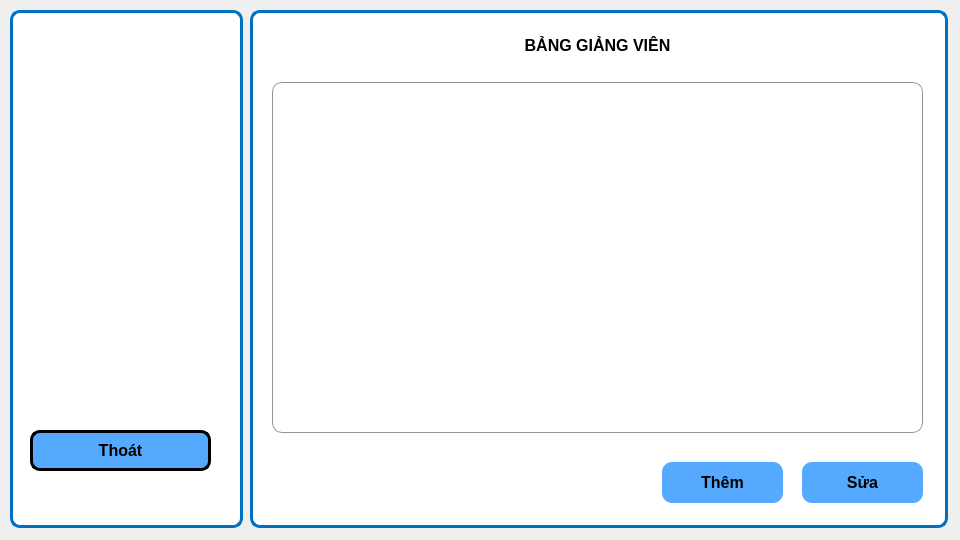
<?xml version="1.0" encoding="UTF-8"?>
<ui version="4.0">
 <class>man_hinh_bang_giang_vien</class>
 <widget class="QWidget" name="man_hinh_bang_giang_vien">
  <property name="geometry">
   <rect>
    <x>0</x>
    <y>0</y>
    <width>960</width>
    <height>540</height>
   </rect>
  </property>
  <property name="windowTitle">
   <string>Form</string>
  </property>
  <widget class="QGroupBox" name="groupBox">
   <property name="geometry">
    <rect>
     <x>10</x>
     <y>10</y>
     <width>233</width>
     <height>518</height>
    </rect>
   </property>
   <property name="styleSheet">
    <string notr="true">border: 3px solid rgb(0, 112, 192);
background-color: rgb(255, 255, 255);
border-radius: 10px</string>
   </property>
   <property name="title">
    <string/>
   </property>
   <widget class="QGroupBox" name="groupBox_4">
    <property name="geometry">
     <rect>
      <x>10</x>
      <y>10</y>
      <width>207</width>
      <height>231</height>
     </rect>
    </property>
    <property name="styleSheet">
     <string notr="true">border: None;
</string>
    </property>
    <property name="title">
     <string/>
    </property>
   </widget>
   <widget class="QGroupBox" name="groupBox_5">
    <property name="geometry">
     <rect>
      <x>10</x>
      <y>250</y>
      <width>207</width>
      <height>101</height>
     </rect>
    </property>
    <property name="styleSheet">
     <string notr="true">border: None;
</string>
    </property>
    <property name="title">
     <string/>
    </property>
   </widget>
   <widget class="QPushButton" name="thoat">
    <property name="geometry">
     <rect>
      <x>20</x>
      <y>420</y>
      <width>181</width>
      <height>41</height>
     </rect>
    </property>
    <property name="sizePolicy">
     <sizepolicy hsizetype="Fixed" vsizetype="Fixed">
      <horstretch>0</horstretch>
      <verstretch>0</verstretch>
     </sizepolicy>
    </property>
    <property name="font">
     <font>
      <family>Tahoma</family>
      <pointsize>12</pointsize>
      <bold>true</bold>
     </font>
    </property>
    <property name="styleSheet">
     <string notr="true">border: 3px solid rgb(0,0,0);
background-color: rgb(85, 170, 255);</string>
    </property>
    <property name="text">
     <string>Thoát</string>
    </property>
    <property name="icon">
     <iconset>
      <normalon>../../icon/exit.png</normalon>
     </iconset>
    </property>
   </widget>
  </widget>
  <widget class="QGroupBox" name="groupBox_2">
   <property name="geometry">
    <rect>
     <x>250</x>
     <y>10</y>
     <width>698</width>
     <height>518</height>
    </rect>
   </property>
   <property name="styleSheet">
    <string notr="true">border: 3px solid rgb(0, 112, 192);
background-color: rgb(255, 255, 255);
border-radius: 10px</string>
   </property>
   <property name="title">
    <string/>
   </property>
   <layout class="QVBoxLayout" name="verticalLayout" stretch="0">
    <item>
     <widget class="QGroupBox" name="groupBox_3">
      <property name="styleSheet">
       <string notr="true">border: None;</string>
      </property>
      <property name="title">
       <string/>
      </property>
      <widget class="QGroupBox" name="groupBox_7">
       <property name="geometry">
        <rect>
         <x>170</x>
         <y>420</y>
         <width>511</width>
         <height>81</height>
        </rect>
       </property>
       <property name="title">
        <string/>
       </property>
       <widget class="QPushButton" name="them">
        <property name="geometry">
         <rect>
          <x>230</x>
          <y>20</y>
          <width>121</width>
          <height>41</height>
         </rect>
        </property>
        <property name="font">
         <font>
          <family>Tahoma</family>
          <pointsize>12</pointsize>
          <bold>true</bold>
         </font>
        </property>
        <property name="styleSheet">
         <string notr="true">background-color: rgba(46, 82, 101, 200);
background-color: rgb(85, 170, 255);</string>
        </property>
        <property name="text">
         <string>Thêm</string>
        </property>
        <property name="icon">
         <iconset>
          <normalon>../../icon/plus (1).png</normalon>
         </iconset>
        </property>
       </widget>
       <widget class="QPushButton" name="sua">
        <property name="geometry">
         <rect>
          <x>370</x>
          <y>20</y>
          <width>121</width>
          <height>41</height>
         </rect>
        </property>
        <property name="font">
         <font>
          <family>Tahoma</family>
          <pointsize>12</pointsize>
          <bold>true</bold>
         </font>
        </property>
        <property name="styleSheet">
         <string notr="true">background-color: rgba(46, 82, 101, 200);
background-color: rgb(85, 170, 255);</string>
        </property>
        <property name="text">
         <string>Sửa</string>
        </property>
        <property name="icon">
         <iconset>
          <normalon>../../icon/fix.png</normalon>
         </iconset>
        </property>
       </widget>
      </widget>
      <widget class="QTableWidget" name="danh_sach_giang_vien">
       <property name="geometry">
        <rect>
         <x>10</x>
         <y>60</y>
         <width>651</width>
         <height>351</height>
        </rect>
       </property>
       <property name="styleSheet">
        <string notr="true">border: 1px solid rgb(148, 148, 148);
border-radius: 10px</string>
       </property>
       <attribute name="verticalHeaderShowSortIndicator" stdset="0">
        <bool>false</bool>
       </attribute>
       <attribute name="verticalHeaderStretchLastSection">
        <bool>false</bool>
       </attribute>
      </widget>
      <widget class="QTextEdit" name="textEdit">
       <property name="geometry">
        <rect>
         <x>-10</x>
         <y>10</y>
         <width>691</width>
         <height>41</height>
        </rect>
       </property>
       <property name="html">
        <string>&lt;!DOCTYPE HTML PUBLIC &quot;-//W3C//DTD HTML 4.0//EN&quot; &quot;http://www.w3.org/TR/REC-html40/strict.dtd&quot;&gt;
&lt;html&gt;&lt;head&gt;&lt;meta name=&quot;qrichtext&quot; content=&quot;1&quot; /&gt;&lt;meta charset=&quot;utf-8&quot; /&gt;&lt;style type=&quot;text/css&quot;&gt;
p, li { white-space: pre-wrap; }
hr { height: 1px; border-width: 0; }
li.unchecked::marker { content: &quot;\2610&quot;; }
li.checked::marker { content: &quot;\2612&quot;; }
&lt;/style&gt;&lt;/head&gt;&lt;body style=&quot; font-family:'Segoe UI'; font-size:9pt; font-weight:400; font-style:normal;&quot;&gt;
&lt;p align=&quot;center&quot; style=&quot; margin-top:0px; margin-bottom:0px; margin-left:0px; margin-right:0px; -qt-block-indent:0; text-indent:0px;&quot;&gt;&lt;span style=&quot; font-family:'MS Shell Dlg 2'; font-size:12pt; font-weight:600;&quot;&gt;BẢNG GIẢNG VIÊN&lt;/span&gt;&lt;/p&gt;&lt;/body&gt;&lt;/html&gt;</string>
       </property>
      </widget>
     </widget>
    </item>
   </layout>
  </widget>
 </widget>
 <resources/>
 <connections/>
</ui>
